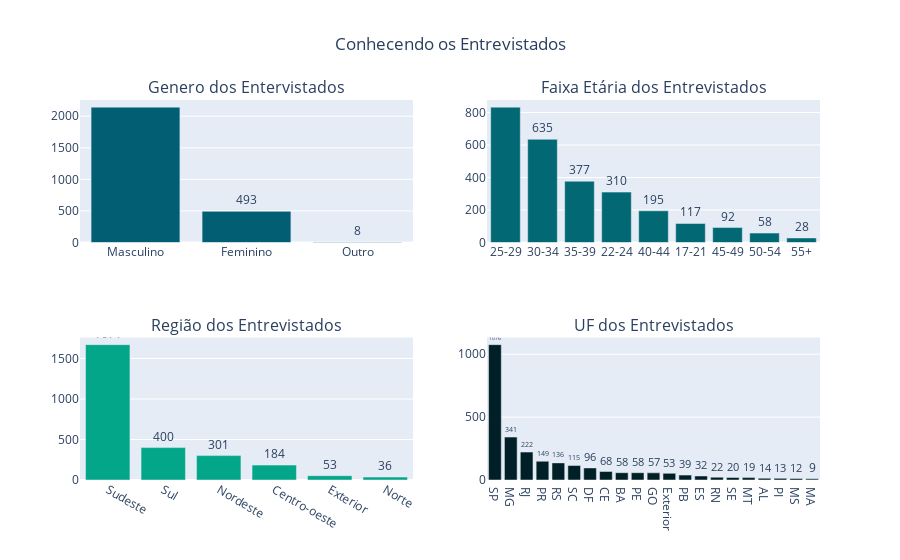

The code cell stored with this chart in its notebook:
### Markdown cell above
Primeiro, vamos entender o gênero dos entrevistados, a região e o estado de onde vem e a faixa etária

### Code cell
Gender = df.groupby(by="Genero").ID.count().sort_values(ascending = False) # Dados de Genero
Age = df.groupby(by='Idade').ID.count().sort_values(ascending = False) #Idade
uf = df.groupby(by='UF').ID.count().sort_values(ascending = False) #Estado
Regiao = df.groupby(by="Região").ID.count().sort_values(ascending = False) #Região
Faixa = df.groupby(by="Fx_Idade").ID.count().sort_values(ascending = False) #Faixa etária

fig = make_subplots(rows=2, cols=2, subplot_titles=("Genero dos Entervistados", "Faixa Etária dos Entrevistados", "Região dos Entrevistados", "UF dos Entrevistados"))


fig.add_trace(go.Bar(y=Gender.values, x=Gender.index, marker_color="#025E73", text=Gender, textposition='auto'), row=1, col=1)
fig.add_trace(go.Bar(y=Faixa.values, x=Faixa.index, marker_color="#026873", text=Faixa) , row=1, col=2)
fig.add_trace(go.Bar(y=Regiao.values, x=Regiao.index, marker_color="#03A688", text=Regiao) , row=2, col=1)
fig.add_trace(go.Bar(y=uf.values, x=uf.index, marker_color="#011F26", text=uf) , row=2, col=2)
fig.update_traces(textposition='outside')
fig.update_layout(title="Conhecendo os Entrevistados", title_x=0.5, showlegend=False)


fig.show()

### Figure 1 — Plotly figure (JSON) as saved in the notebook; plotly's stock layout.template omitted (floating-point values rounded to 4 significant figures)
{"data": [{"marker": {"color": "#025E73"}, "text": [2144, 493, 8], "textposition": "outside", "type": "bar", "x": ["Masculino", "Feminino", "Outro"], "xaxis": "x", "y": [2144, 493, 8], "yaxis": "y"}, {"marker": {"color": "#026873"}, "text": [833, 635, 377, 310, 195, 117, 92, 58, 28], "textposition": "outside", "type": "bar", "x": ["25-29", "30-34", "35-39", "22-24", "40-44", "17-21", "45-49", "50-54", "55+"], "xaxis": "x2", "y": [833, 635, 377, 310, 195, 117, 92, 58, 28], "yaxis": "y2"}, {"marker": {"color": "#03A688"}, "text": [1671, 400, 301, 184, 53, 36], "textposition": "outside", "type": "bar", "x": ["Sudeste", "Sul", "Nordeste", "Centro-oeste", "Exterior", "Norte"], "xaxis": "x3", "y": [1671, 400, 301, 184, 53, 36], "yaxis": "y3"}, {"marker": {"color": "#011F26"}, "text": [1076, 341, 222, 149, 136, 115, 96, 68, 58, 58, 57, 53, 39, 32, 22, 20, 19, 14, 13, 12, 9], "textposition": "outside", "type": "bar", "x": ["SP", "MG", "RJ", "PR", "RS", "SC", "DF", "CE", "BA", "PE", "GO", "Exterior", "PB", "ES", "RN", "SE", "MT", "AL", "PI", "MS", "MA"], "xaxis": "x4", "y": [1076, 341, 222, 149, 136, 115, 96, 68, 58, 58, 57, 53, 39, 32, 22, 20, 19, 14, 13, 12, 9], "yaxis": "y4"}], "layout": {"annotations": [{"font": {"size": 16}, "showarrow": false, "text": "Genero dos Entervistados", "x": 0.225, "xanchor": "center", "xref": "paper", "y": 1, "yanchor": "bottom", "yref": "paper"}, {"font": {"size": 16}, "showarrow": false, "text": "Faixa Etária dos Entrevistados", "x": 0.775, "xanchor": "center", "xref": "paper", "y": 1, "yanchor": "bottom", "yref": "paper"}, {"font": {"size": 16}, "showarrow": false, "text": "Região dos Entrevistados", "x": 0.225, "xanchor": "center", "xref": "paper", "y": 0.375, "yanchor": "bottom", "yref": "paper"}, {"font": {"size": 16}, "showarrow": false, "text": "UF dos Entrevistados", "x": 0.775, "xanchor": "center", "xref": "paper", "y": 0.375, "yanchor": "bottom", "yref": "paper"}], "showlegend": false, "title": {"text": "Conhecendo os Entrevistados", "x": 0.5}, "xaxis": {"anchor": "y", "domain": [0, 0.45]}, "xaxis2": {"anchor": "y2", "domain": [0.55, 1]}, "xaxis3": {"anchor": "y3", "domain": [0, 0.45]}, "xaxis4": {"anchor": "y4", "domain": [0.55, 1]}, "yaxis": {"anchor": "x", "domain": [0.625, 1]}, "yaxis2": {"anchor": "x2", "domain": [0.625, 1]}, "yaxis3": {"anchor": "x3", "domain": [0, 0.375]}, "yaxis4": {"anchor": "x4", "domain": [0, 0.375]}}}
